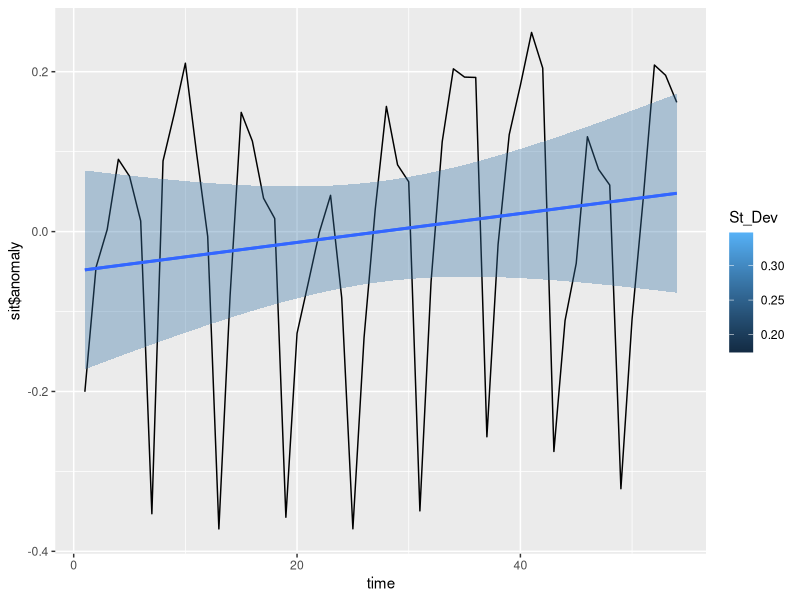
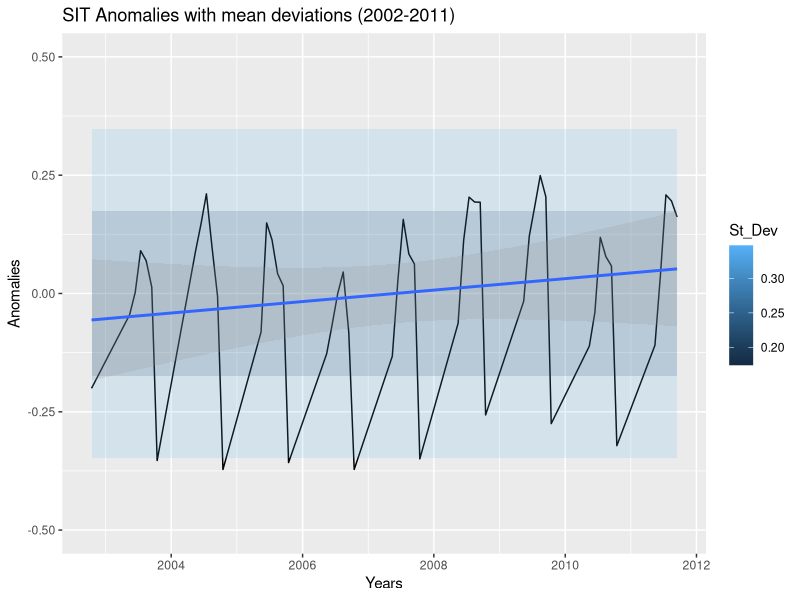

These charts were generated, in order, by the following R code: (Note: this script raises an error after producing the figures.)
setwd("/home/eebc177student/Developer/Repos/eeb-c177-project/python-scripting")
sit=read.csv("SIT_average.csv",sep = ",",header = T)
library(ggplot2)
time=seq(1,54,1)
sit$anomaly=sit$col1-mean(sit$col1)
St_Dev=sd(sit$anomaly)
St_Dev2=2*sd(sit$anomaly)


ggplot(sit, aes(x = time , y = sit$anomaly)) +
  geom_line() + 
  geom_smooth(method = "lm", size=1,alpha = .2,aes(fill =  St_Dev),level=0.99)+
  geom_smooth(method = "lm", size=1,alpha = .2,aes(fill =  St_Dev2),level=0.99)


tm=seq(as.Date("2002-10-15"), as.Date("2011-09-15"), by="months")
dates=as.data.frame(tm)
dates$month <- months(dates$tm, abbreviate = T)

winter_spring <- subset(dates, month %in% c("May","Jun","Jul","Aug","Sep","Oct"))
spring.months <- subset(dates, month %in% c("Sep","Oct"))
winter.months <- subset(dates, month %in% c("May","Jun","Jul","Aug"))
june.months <- subset(dates, month %in% "Jun")
oct.months <- subset(dates, month %in% "Oct")


ggplot(sit, aes(x = winter_spring$tm, y = sit$anomaly)) +
  geom_line() +
  geom_ribbon( aes(ymin = St_Dev*-1, ymax = St_Dev,fill = St_Dev), alpha = .15) +
  geom_ribbon( aes(ymin = St_Dev2*-1, ymax = St_Dev2,fill = St_Dev2), alpha = .15)+
  geom_smooth(method = "lm", size=1,alpha = .2,level=0.99) + ylim(c(-0.5,0.5)) +xlab("Years")+
  ylab("Anomalies")+ggtitle("SIT Anomalies with mean deviations (2002-2011)")+labs(colur="Standard Deviation")

sit <- sit[-c(55), ]

#dens_sit <- ggplot(data=sit,aes(x=sit$anomaly, fill=winter_spring$month))
#dd_plot=dens_sit+ geom_density(stat="density", alpha=I(0.3)) +
#  xlab("SIT") +  ylab("Density") + ggtitle("Density Curve of SIT for Winter-Spring months(2002-2011)")
#dd_plot

dens_sit <- ggplot(data=sit,aes(x=sit$anomaly, y=winter_spring$month,fill=stat(x)))
dd_plot=dens_sit+ geom_density_ridges_gradient(rel_min_height=0.01)+
  scale_fill_viridis_c(name="SIT (in m)",option="C")+
  xlab("SIT") +  ylab("Months") + ggtitle("Density Estimates: SIT for Winter-Spring(2002-2011)")
dd_plot


